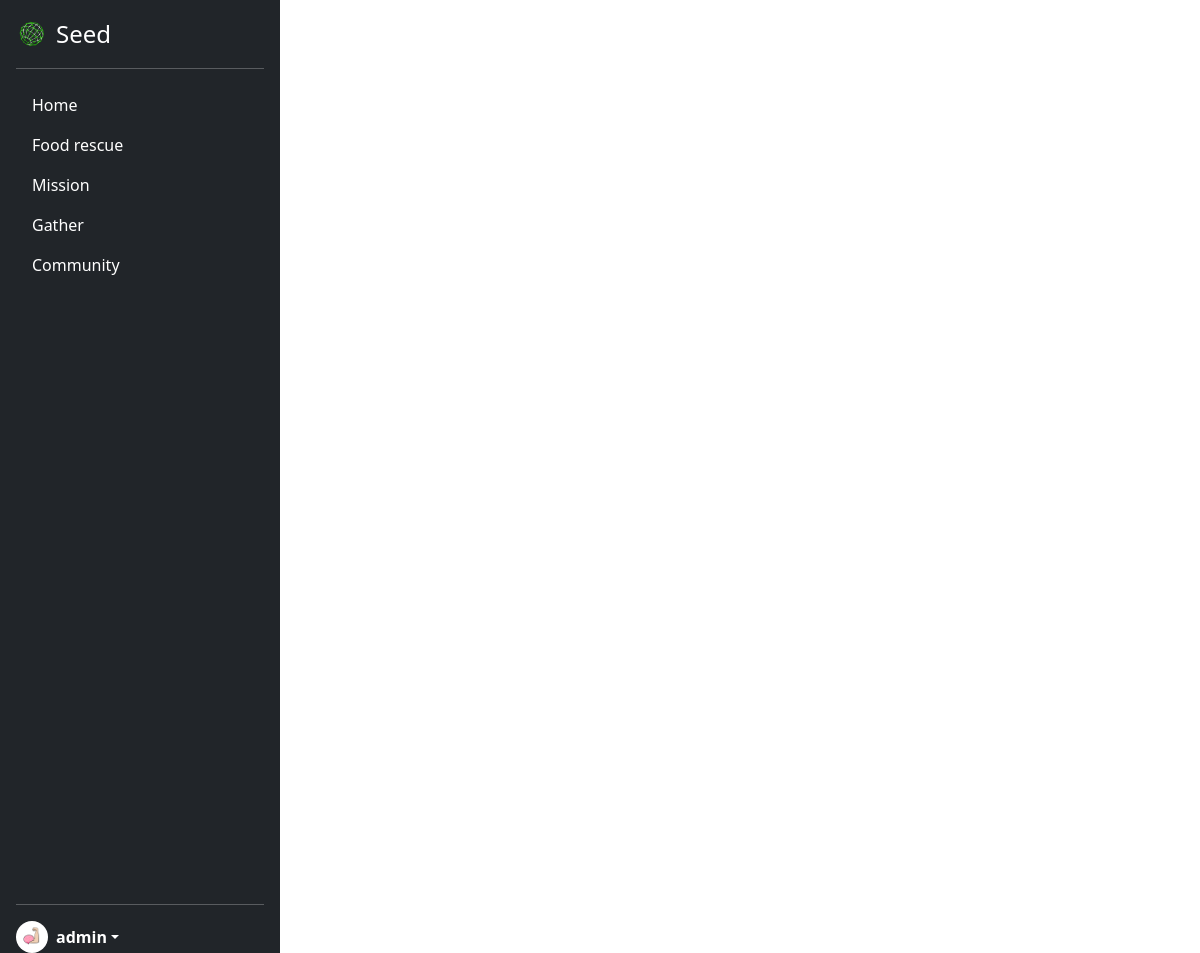
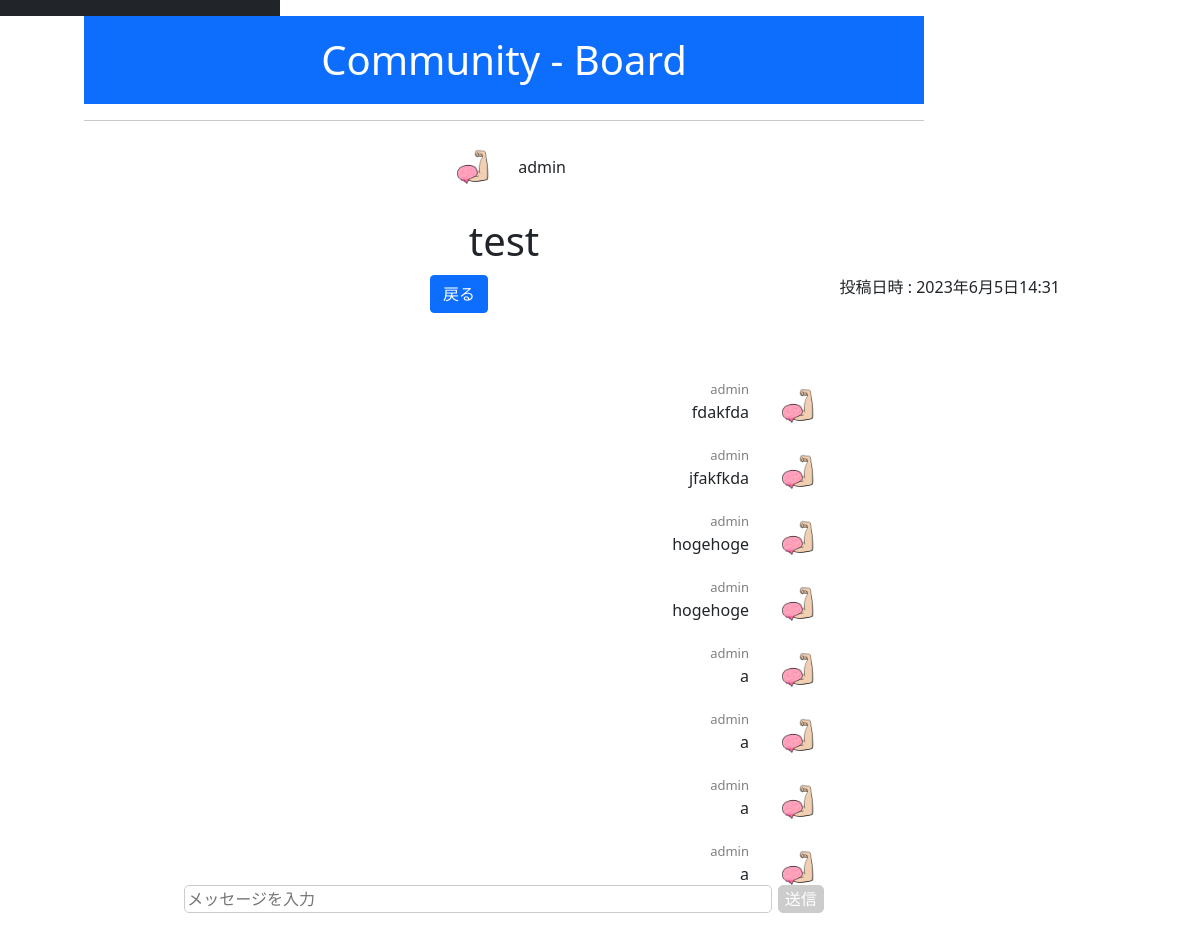
Screenshot of /community_detail/2/ (signed in) with the database file from the repository (2 pictures, top to bottom).
### acount/models.py (models this page shows)
class CustomUser(AbstractUser):
    is_general = models.BooleanField(null=True ,default=True)
    is_active = models.BooleanField(null=True ,default=False)
    mission_point = models.IntegerField(null=False ,default=0)
    profile_pic = models.ImageField(upload_to='profile_pics', blank=True)

### seed/models.py (models this page shows)
class Community(models.Model):
    user = models.ForeignKey(CustomUser, verbose_name='ユーザー', on_delete=models.CASCADE)
    genre = models.ForeignKey(CommunityGenre, verbose_name='Community ジャンル', on_delete=models.CASCADE)
    title = models.CharField(verbose_name='Community タイトル', max_length=70)
    posted_at = models.DateTimeField(verbose_name='投稿日時', auto_now_add=True)
    best_answer = models.BooleanField(verbose_name='ベストアンサー', default=False)

class CommunityMessage(models.Model):
    user = models.ForeignKey(CustomUser, verbose_name='ユーザー', on_delete=models.CASCADE)
    community = models.ForeignKey(Community, verbose_name='Community', on_delete=models.CASCADE)
    message = models.CharField(verbose_name='メッセージ', max_length=300, null=False)
    posted_at = models.DateTimeField(verbose_name='投稿日時', auto_now_add=True)
    best_flg = models.BooleanField(verbose_name='ベストアンサー', default=False)

### seed/views.py (the view)
# urls.py: path('community_detail/<int:pk>/', views.CommunityDetailView.as_view(), name='community_detail'),
class CommunityDetailView(DetailView):
    template_name = 'communitydetail.html'
    model = Community
    def get_context_data(self, **kwargs):
        context = super().get_context_data(**kwargs)
        message_list = CommunityMessage.objects.filter(community=self.object).order_by('-posted_at')
        context['message_list'] = message_list
        return context

### seed/templates/communitydetail.html (shortened to what this page needs)
{% extends 'mypagebase.html' %}
{% load static %}
{% block content %}
<div class="text-center">
    <h1 class="title" style="background: #0d6efd; color:white;">Community - Board</h1>
    <hr>
    <div class="text-center">
        <p><img src="{{ object.user.profile_pic.url }}" width="64" height="64" class="rounded-circle me-2">
            {{community.user.username}}
        </p>
        <h1 style="margin-bottom:10px;" class="sticky-top">{{object.title}}</h1>
    </div>
    <div class="box">
        <div class="right">
            <p>投稿日時 : {{object.posted_at}}</p>
        </div>
        <div class="left" style="margin-bottom:20px;">
            <a href="{% url 'seed:community' %}" class="btn btn-primary">戻る</a>
        </div>
    </div>
    <div style="height: 510px; width:100%; overflow-y: scroll; margin-top:100px;">
        {% if message_list %}
            {% for message in message_list %}
            {% if request.user == message.user %}
            <table width="80%" style="margin:auto;">
                <tr class="text-end">
                    <td>
                        <p><span class="username">{{message.user.username}}</span><br><span
                                class="message">{{message.message}}</span></p>
                    </td>
                    <td width="90px">
                        <img src="{{ message.user.profile_pic.url }}" width="64" height="64" class="rounded-circle me-2">
                    </td>
                </tr>
            </table>
            {% endif %}
            {% endfor %}
        {% else %}
        <p>チャットなし</p>
        {% endif %}
    </div>
    <div style="width:100%;">
        <form method="POST" action="{% url 'seed:send_message' %}">
            <input id="message" type="text" name="message" placeholder="メッセージを入力"
                style="width:70%; border-radius: 5px; border:1px solid #ccc;">&emsp13;<input id="submit_btn"
                type="submit" value="送信" disabled="true"
                style="background-color: #ccc; color: white; border-radius: 5px; border:1px solid #ccc;">
        </form>
    </div>
</div>
{% endblock %}

### seed/templates/mypagebase.html (shortened to what this page needs)
{% load static %}
<!DOCTYPE html>
<html lang="ja">
<head>
    <link href="https://cdn.jsdelivr.net/npm/bootstrap@5.0.2/dist/css/bootstrap.min.css" rel="stylesheet"
>
    <link rel="stylesheet" type="text/css" href="{% static 'css/style.css' %}">
</head>
<body class="mypage">
    {% if user.is_authenticated %}
    <main style="height:100vh;">
        <div style="display: flex; flex-wrap: wrap; height:100%;">
            <div>
                <div class="d-flex flex-column p-3 text-white bg-dark h-100" style="width: 280px; height:100%;">
                    <a href="{% url 'seed:mypage' %}"
                        class="d-flex align-items-center mb-3 mb-md-0 me-md-auto text-white text-decoration-none">
                        <img class="bi me-2" src="{% static 'assets/img/top/icon.png' %}" style="height:32px">
                        <span class="fs-4">Seed</span>
                    </a>
                    <hr>
                    <ul class="nav nav-pills flex-column mb-auto">
                        <li class="nav-item my-nav">
                            <a href="{% url 'seed:mypage' %}" class="nav-link text-white" aria-current="page">
                                Home
                            </a>
                        </li>
                        <li class="nav-item my-nav">
                            <a href="{% url 'seed:food_rescue' %}" class="nav-link text-white">
                                Food rescue
                            </a>
                        </li>
                        {% if user.is_general %}
                        <li class="nav-item my-nav">
                            <a href="{% url 'seed:mission' %}" class="nav-link text-white">
                                Mission
                            </a>
                        </li>
                        {% endif %}
                        <li class="nav-item my-nav">
                            <a href="{% url 'seed:gather' %}" class="nav-link text-white">
                                Gather
                            </a>
                        </li>
                        <li class="nav-item my-nav">
                            <a href="{% url 'seed:community' %}" class="nav-link text-white">
                                Community
                            </a>
                        </li>
                    </ul>
                    <hr>
                    <div class="dropdown">
                        <a href="#" class="d-flex align-items-center text-white text-decoration-none dropdown-toggle"
                            id="dropdownUser1" data-bs-toggle="dropdown" aria-expanded="false">
                            <img src="{{ user.profile_pic.url }}" alt="" width="32" height="32"
                                class="rounded-circle me-2">
                            <strong>{{ user.username }}</strong>
                        </a>
                    </div>
                </div>
            </div>
            <div style="width:70%; margin-left: 7%;">
                {% block content %}
                {% endblock %}
            </div>
        </div>
    </main>
    {% endif %}
</body>
</html>

### static/css/style.css (style rules this page uses)
.title { padding: 20px 0px 20px 0px; }
.box { margin-top:0px; display: flex; justify-content: space-between; }
.box .right { position: absolute; right: 140px; }
.box .left { position: absolute; left: 430px; }
.username { font-size: small; color: gray; }

### rows the page displays
CustomUser: profile_pic (picture), username "admin"
Community: user.profile_pic (picture), user.username "admin", title "test", posted_at "2023年6月5日14:31"
CommunityMessage: user.username "admin", message "fdakfda", user.profile_pic (picture)
CommunityMessage: user.username "admin", message "jfakfkda", user.profile_pic (picture)
CommunityMessage: user.username "admin", message "hogehoge", user.profile_pic (picture)
CommunityMessage: user.username "admin", message "hogehoge", user.profile_pic (picture)
CommunityMessage: user.username "admin", message "a", user.profile_pic (picture)
CommunityMessage: user.username "admin", message "a", user.profile_pic (picture)
CommunityMessage: user.username "admin", message "a", user.profile_pic (picture)
CommunityMessage: user.username "admin", message "a", user.profile_pic (picture)
